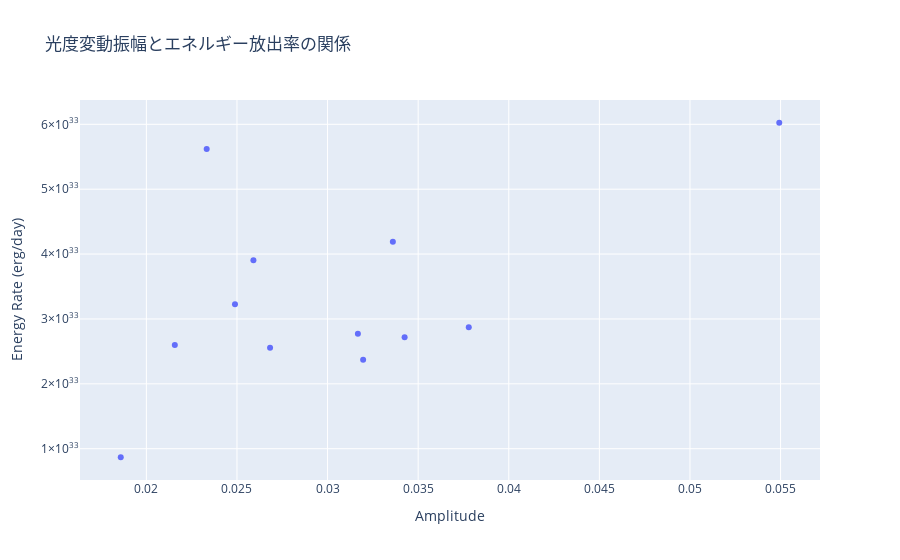

Notebook code cell kept with this figure:
### Code cell
# 振幅とエネルギー率の相関
fig = px.scatter(
    x=FlareDetector_EK_Dra.array_amplitude,
    y=FlareDetector_EK_Dra.array_energy_ratio,
    title="光度変動振幅とエネルギー放出率の関係",
    labels={"x": "Amplitude", "y": "Energy Rate (erg/day)"}
)
fig.show()

### Figure 1 — Plotly figure (JSON) as saved in the notebook; plotly's stock layout.template omitted (floating-point values rounded to 4 significant figures)
{"data": [{"hovertemplate": "Amplitude=%{x}<br>Energy Rate (erg/day)=%{y}<extra></extra>", "legendgroup": "", "marker": {"color": "#636efa", "symbol": "circle"}, "mode": "markers", "name": "", "orientation": "v", "showlegend": false, "type": "scatter", "x": [0.02489, 0.0336, 0.01859, 0.05493, 0.03779, 0.02157, 0.03196, 0.02683, 0.02333, 0.02591, 0.03167, 0.03425], "xaxis": "x", "y": [3.226e+33, 4.189e+33, 8.683e+32, 6.024e+33, 2.873e+33, 2.597e+33, 2.37e+33, 2.558e+33, 5.619e+33, 3.905e+33, 2.772e+33, 2.72e+33], "yaxis": "y"}], "layout": {"legend": {"tracegroupgap": 0}, "title": {"text": "光度変動振幅とエネルギー放出率の関係"}, "xaxis": {"anchor": "y", "domain": [0, 1], "title": {"text": "Amplitude"}}, "yaxis": {"anchor": "x", "domain": [0, 1], "title": {"text": "Energy Rate (erg/day)"}}}}
